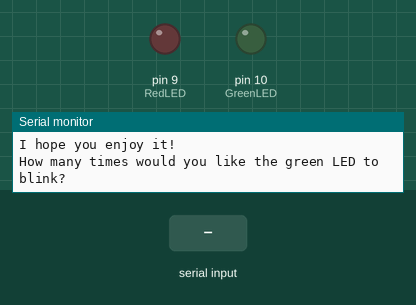
Simulated run of this sketch. Board: Arduino Uno, built with avr-gcc and run on an emulated ATmega328P. Parts: output pins drawn as LEDs (lit = HIGH), the last lines printed to the serial monitor. Dashed ring = blinking. The inputs (shaded band) are chosen by the test bench.

Above: at 0.8 s.
0.9 s: "90,45\n" received over Serial
At 1.3 s:
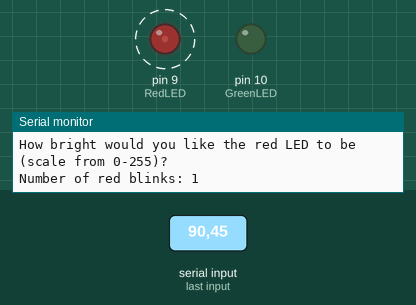
At 6.3 s:
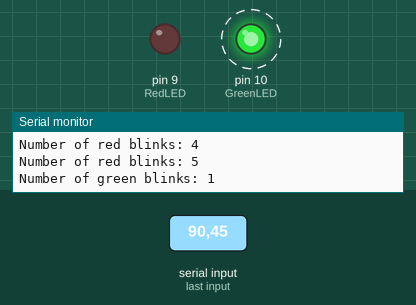
Timing chart, 0 to 12.9 s (numbered marks = the images above; inputs shaded):
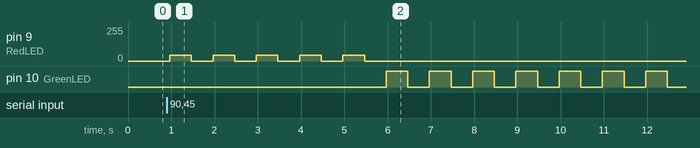

The sketch:

For_Loops_Serial_Printing_Input_WhileLoops_AnalogWrites.ino
```cpp
int RedLED = 9;                // Pin assignment for Red LED (int indicates variable is an integer)
int GreenLED = 10;             // Pin assignment for green LED
int DelayTimeLED = 500;        // Time delay between blinks in milliseconds
int numRedBlinks = 5;          // Number of times the red LED should blink
int numGreenBlinks;            // Number of times the green LED should blink, left empty for user input
int RedLEDBrightness;          // blank integer variable to set brightness of red variable
String wm1 = "Welcome to ";    // Declare a string variable
String wm2 = "my program!";
String wm3 = "I hope you ";
String wm4 = "enjoy it!";
String wm5;                   // Declare an empty string variable

void setup() {
  Serial.begin(9600);               // Enable serial monitor output
  Serial.println(wm1 + wm2);        // Difference methods of concatenation (addings strings together)
  Serial.println(wm5 = wm3 + wm4);  // another concatenation method
  pinMode(RedLED, OUTPUT);          // Sets the assigned pin mode (Pin #, INPUT/OUTPUT)
  pinMode(GreenLED, OUTPUT);        // See above

  Serial.println("How many times would you like the green LED to blink?");  // Create prompt leading to user input
  while(Serial.available() == 0) {    // Sets a loop that will continute until condition is met, here waiting for input "= 1"
  }
  numGreenBlinks = Serial.parseInt(); // Read user input and set variable equal to input
  Serial.print("The green LED will blink ");
  Serial.print(numGreenBlinks);
  Serial.println(" times.");
}

void loop() {
  Serial.println("How bright would you like the red LED to be (scale from 0-255)?");
  while(Serial.available() == 0) {
  }
  RedLEDBrightness = Serial.parseInt();

  for(int i=1; i <= numRedBlinks; i++) {      // set variable, condition for loop to continue, add 1 to variable (Can also use i += 1)
    Serial.print("Number of red blinks: ");   // print a line that says "Number of red blinks: " with no break
    Serial.println(i);                        // print the value of i with a line break
    analogWrite(RedLED, RedLEDBrightness);               // With analogWrite the voltage output is controllable
    delay(DelayTimeLED);
    analogWrite(RedLED, 0);                // Telling the pin what type of output we want, in this case "off"
    delay(DelayTimeLED);
  }

  int i = 1;                     // Create a local variable for use with while loop
  while(i <= numGreenBlinks) {   // Use a while loop instead of a for loop for the same effect
    Serial.print("Number of green blinks: ");
    Serial.println(i);
    digitalWrite(GreenLED, HIGH);   // With digitalWrite the voltage output is set to max or off only
    delay(DelayTimeLED);
    digitalWrite(GreenLED,LOW);
    delay(DelayTimeLED);
    i += 1;                     // Increase the value of i by 1
  }

}
```

Measured:
- after the input at 0.9 s, pin 9 (RedLED): alternates 45/255 for 0.50 s and 0/255 for 0.50 s, 10 changes in all, then stays 0/255, starting after 0.07 s; pin 10 (GreenLED): alternates HIGH for 0.50 s and LOW for 0.50 s, starting after 5.1 s
